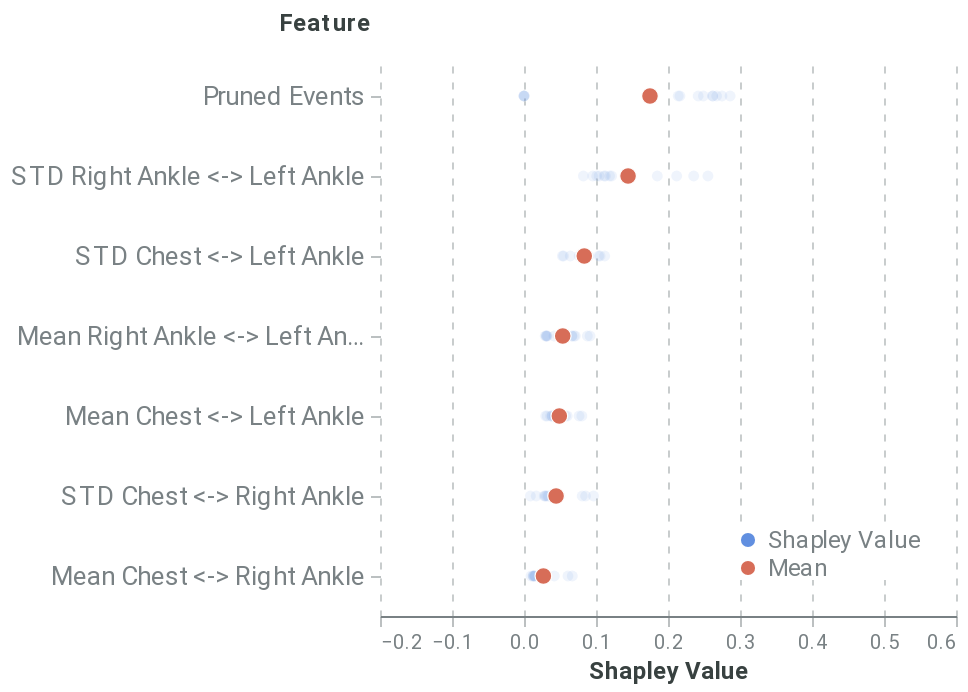

Source (notebook cell):
### Markdown cell above
##### Global feature-level

### Code cell
feature_dict = {'path': 'outputs/feature_all_tf.csv', 'rs': 42, 'nsamples': 32000, 'feature_names': model_features, 'plot_features': plot_feats, }
feat_data = feat_explain_all(f, pos_dataset, sequence_id_feat, average_event, feature_dict, prun_indexes, model_features, time_feat)
feat_global_plot = plot_global_feat(feat_data, **feature_dict)
feat_global_plot

### Figure 1 — Vega-Lite specification as saved in the notebook (floating-point values rounded to 4 significant figures)
{"config": {"axis": {"domain": true, "domainColor": "#798184", "grid": false, "gridColor": "#798184", "gridOpacity": 0.5, "gridDash": [3, 5], "gridWidth": 0.8, "gridCap": "round", "labelPadding": 3, "labelFont": "Roboto", "labelColor": "#798184", "tickSize": 5, "tickColor": "#798184", "tickOpacity": 0.5, "titleColor": "#384140", "titleFont": "Roboto", "titleFontSize": 12}, "axisBand": {"domain": true, "ticks": false, "labelPadding": 7}, "axisY": {"domain": false, "titleAlign": "left", "titleAngle": 0, "titleX": -20, "titleY": -10}, "legend": {"labelColor": "#798184", "labelFontSize": 12, "symbolSize": 40, "titleColor": "#384140", "titleFontSize": 12, "titlePadding": 10, "titleFont": "Roboto", "labelFont": "Roboto"}, "line": {"stroke": "#618FE0", "strokeWidth": 2}, "rule": {"stroke": "#798184"}, "path": {"stroke": "#618FE0", "strokeWidth": 0.5}, "rect": {"fill": "#618FE0"}, "point": {"filled": true, "shape": "circle"}, "shape": {"stroke": "#618FE0"}, "bar": {"fill": "#618FE0", "stroke": null}, "text": {"font": "Roboto", "color": "#384140", "fontSize": 12}, "arc": {"stroke": "#fff", "strokeWidth": 1}, "range": {"category": ["#618FE0", "#50D0B0", "#E17560", "#E8B474", "#D889C4", "#34A3BC", "#A583A4"], "ramp": ["#001854", "#002f72", "#04478e", "#1e5fab", "#4477c5", "#6290e1", "#7ea9fd", "#9ec7ff", "#bde4ff"], "heatmap": ["#001854", "#002f72", "#04478e", "#1e5fab", "#4477c5", "#6290e1", "#7ea9fd", "#9ec7ff", "#bde4ff"], "diverging": ["#003b26", "#006b52", "#1aa082", "#55d5b5", "#f5f5f5", "#ffaa92", "#d16f5b", "#9e392c", "#650200"]}, "title": {"anchor": "start", "fontSize": 20, "color": "#384140", "fontWeight": "bold", "offset": 20, "font": "Roboto", "subtitleColor": "#384140", "subtitleFontSize": 16}, "header": {"labelFontSize": 12, "titleFontSize": 16, "labelColor": "#384140", "titleColor": "#384140", "titleFont": "Roboto", "labelFont": "Roboto"}, "group": {"fill": "white"}, "background": "white", "view": {"stroke": "transparent", "continuousHeight": 300, "continuousWidth": 400}}, "data": {"name": "data-ea8dddde33593dd6c78cc3df94bf24d1"}, "mark": {"type": "point", "stroke": "white", "strokeWidth": 0.6}, "encoding": {"color": {"type": "nominal", "field": "type", "legend": {"fillColor": "white", "orient": "bottom-right", "symbolSize": 50, "symbolStrokeWidth": 0, "title": null}, "scale": {"domain": ["Shapley Value", "Mean"], "range": ["#618FE0", "#d76d58"]}}, "opacity": {"condition": {"value": 1.0, "test": "(datum.type === 'Mean')"}, "value": 0.1}, "size": {"condition": {"value": 70, "test": "(datum.type === 'Mean')"}, "value": 30}, "x": {"type": "quantitative", "axis": {"grid": true, "title": "Shapley Value"}, "field": "Shapley Value", "scale": {"domain": [-0.2, 0.6]}}, "y": {"type": "ordinal", "axis": {"labelFontSize": 13, "titleX": -51}, "field": "Feature", "sort": ["Pruned Events", "STD Right Ankle <-> Left Ankle", "STD Chest <-> Left Ankle", "Mean Right Ankle <-> Left Ankle", "Mean Chest <-> Left Ankle", "STD Chest <-> Right Ankle", "Mean Chest <-> Right Ankle"]}}, "height": 280, "width": 288, "$schema": "https://vega.github.io/schema/vega-lite/v4.8.1.json", "datasets": {"data-ea8dddde33593dd6c78cc3df94bf24d1": [{"Shapley Value": 0.03147, "Feature": "Mean Chest <-> Right Ankle", "type": "Shapley Value"}, {"Shapley Value": 0.03401, "Feature": "STD Chest <-> Right Ankle", "type": "Shapley Value"}, {"Shapley Value": 0.08036, "Feature": "Mean Chest <-> Left Ankle", "type": "Shapley Value"}, {"Shapley Value": 0.08745, "Feature": "STD Chest <-> Left Ankle", "type": "Shapley Value"}, {"Shapley Value": 0.08798, "Feature": "Mean Right Ankle <-> Left Ankle", "type": "Shapley Value"}, {"Shapley Value": 0.2555, "Feature": "STD Right Ankle <-> Left Ankle", "type": "Shapley Value"}, {"Shapley Value": -2.838e-10, "Feature": "Pruned Events", "type": "Shapley Value"}, {"Shapley Value": 0.01332, "Feature": "Mean Chest <-> Right Ankle", "type": "Shapley Value"}, {"Shapley Value": 0.01699, "Feature": "STD Chest <-> Right Ankle", "type": "Shapley Value"}, {"Shapley Value": 0.05761, "Feature": "Mean Chest <-> Left Ankle", "type": "Shapley Value"}, {"Shapley Value": 0.09028, "Feature": "STD Chest <-> Left Ankle", "type": "Shapley Value"}, {"Shapley Value": 0.0713, "Feature": "Mean Right Ankle <-> Left Ankle", "type": "Shapley Value"}, {"Shapley Value": 0.113, "Feature": "STD Right Ankle <-> Left Ankle", "type": "Shapley Value"}, {"Shapley Value": 0.2142, "Feature": "Pruned Events", "type": "Shapley Value"}, {"Shapley Value": 0.009773, "Feature": "Mean Chest <-> Right Ankle", "type": "Shapley Value"}, {"Shapley Value": 0.008913, "Feature": "STD Chest <-> Right Ankle", "type": "Shapley Value"}, {"Shapley Value": 0.05359, "Feature": "Mean Chest <-> Left Ankle", "type": "Shapley Value"}, {"Shapley Value": 0.08408, "Feature": "STD Chest <-> Left Ankle", "type": "Shapley Value"}, {"Shapley Value": 0.06672, "Feature": "Mean Right Ankle <-> Left Ankle", "type": "Shapley Value"}, {"Shapley Value": 0.1044, "Feature": "STD Right Ankle <-> Left Ankle", "type": "Shapley Value"}, {"Shapley Value": 0.2492, "Feature": "Pruned Events", "type": "Shapley Value"}, {"Shapley Value": 0.06706, "Feature": "Mean Chest <-> Right Ankle", "type": "Shapley Value"}, {"Shapley Value": 0.09657, "Feature": "STD Chest <-> Right Ankle", "type": "Shapley Value"}, {"Shapley Value": 0.03696, "Feature": "Mean Chest <-> Left Ankle", "type": "Shapley Value"}, {"Shapley Value": 0.1121, "Feature": "STD Chest <-> Left Ankle", "type": "Shapley Value"}, {"Shapley Value": 0.09163, "Feature": "Mean Right Ankle <-> Left Ankle", "type": "Shapley Value"}, {"Shapley Value": 0.2357, "Feature": "STD Right Ankle <-> Left Ankle", "type": "Shapley Value"}, {"Shapley Value": -8.515e-09, "Feature": "Pruned Events", "type": "Shapley Value"}, {"Shapley Value": 0.02915, "Feature": "Mean Chest <-> Right Ankle", "type": "Shapley Value"}, {"Shapley Value": 0.04968, "Feature": "STD Chest <-> Right Ankle", "type": "Shapley Value"}, {"Shapley Value": 0.03219, "Feature": "Mean Chest <-> Left Ankle", "type": "Shapley Value"}, {"Shapley Value": 0.08599, "Feature": "STD Chest <-> Left Ankle", "type": "Shapley Value"}, {"Shapley Value": 0.06964, "Feature": "Mean Right Ankle <-> Left Ankle", "type": "Shapley Value"}, {"Shapley Value": 0.1112, "Feature": "STD Right Ankle <-> Left Ankle", "type": "Shapley Value"}, {"Shapley Value": 0.2621, "Feature": "Pruned Events", "type": "Shapley Value"}, {"Shapley Value": 0.02692, "Feature": "Mean Chest <-> Right Ankle", "type": "Shapley Value"}, {"Shapley Value": 0.04733, "Feature": "STD Chest <-> Right Ankle", "type": "Shapley Value"}, {"Shapley Value": 0.03006, "Feature": "Mean Chest <-> Left Ankle", "type": "Shapley Value"}, {"Shapley Value": 0.08162, "Feature": "STD Chest <-> Left Ankle", "type": "Shapley Value"}, {"Shapley Value": 0.06674, "Feature": "Mean Right Ankle <-> Left Ankle", "type": "Shapley Value"}, {"Shapley Value": 0.1011, "Feature": "STD Right Ankle <-> Left Ankle", "type": "Shapley Value"}, {"Shapley Value": 0.2863, "Feature": "Pruned Events", "type": "Shapley Value"}, {"Shapley Value": 0.06105, "Feature": "Mean Chest <-> Right Ankle", "type": "Shapley Value"}, {"Shapley Value": 0.08083, "Feature": "STD Chest <-> Right Ankle", "type": "Shapley Value"}, {"Shapley Value": 0.07649, "Feature": "Mean Chest <-> Left Ankle", "type": "Shapley Value"}, {"Shapley Value": 0.1057, "Feature": "STD Chest <-> Left Ankle", "type": "Shapley Value"}, {"Shapley Value": 0.04166, "Feature": "Mean Right Ankle <-> Left Ankle", "type": "Shapley Value"}, {"Shapley Value": 0.1852, "Feature": "STD Right Ankle <-> Left Ankle", "type": "Shapley Value"}, {"Shapley Value": -7.096e-10, "Feature": "Pruned Events", "type": "Shapley Value"}, {"Shapley Value": 0.01478, "Feature": "Mean Chest <-> Right Ankle", "type": "Shapley Value"}, {"Shapley Value": 0.03222, "Feature": "STD Chest <-> Right Ankle", "type": "Shapley Value"}, {"Shapley Value": 0.0478, "Feature": "Mean Chest <-> Left Ankle", "type": "Shapley Value"}, {"Shapley Value": 0.08772, "Feature": "STD Chest <-> Left Ankle", "type": "Shapley Value"}, {"Shapley Value": 0.03108, "Feature": "Mean Right Ankle <-> Left Ankle", "type": "Shapley Value"}, {"Shapley Value": 0.09542, "Feature": "STD Right Ankle <-> Left Ankle", "type": "Shapley Value"}, {"Shapley Value": 0.2419, "Feature": "Pruned Events", "type": "Shapley Value"}, {"Shapley Value": 0.01499, "Feature": "Mean Chest <-> Right Ankle", "type": "Shapley Value"}, {"Shapley Value": 0.028, "Feature": "STD Chest <-> Right Ankle", "type": "Shapley Value"}, {"Shapley Value": 0.0443, "Feature": "Mean Chest <-> Left Ankle", "type": "Shapley Value"}, {"Shapley Value": 0.07667, "Feature": "STD Chest <-> Left Ankle", "type": "Shapley Value"}, {"Shapley Value": 0.02946, "Feature": "Mean Right Ankle <-> Left Ankle", "type": "Shapley Value"}, {"Shapley Value": 0.08252, "Feature": "STD Right Ankle <-> Left Ankle", "type": "Shapley Value"}, {"Shapley Value": 0.275, "Feature": "Pruned Events", "type": "Shapley Value"}, {"Shapley Value": 0.04206, "Feature": "Mean Chest <-> Right Ankle", "type": "Shapley Value"}, {"Shapley Value": 0.0855, "Feature": "STD Chest <-> Right Ankle", "type": "Shapley Value"}, {"Shapley Value": 0.06003, "Feature": "Mean Chest <-> Left Ankle", "type": "Shapley Value"}, {"Shapley Value": 0.1038, "Feature": "STD Chest <-> Left Ankle", "type": "Shapley Value"}, {"Shapley Value": 0.04799, "Feature": "Mean Right Ankle <-> Left Ankle", "type": "Shapley Value"}, {"Shapley Value": 0.212, "Feature": "STD Right Ankle <-> Left Ankle", "type": "Shapley Value"}, {"Shapley Value": -4.257e-10, "Feature": "Pruned Events", "type": "Shapley Value"}, {"Shapley Value": 0.01448, "Feature": "Mean Chest <-> Right Ankle", "type": "Shapley Value"}, {"Shapley Value": 0.0397, "Feature": "STD Chest <-> Right Ankle", "type": "Shapley Value"}, {"Shapley Value": 0.04143, "Feature": "Mean Chest <-> Left Ankle", "type": "Shapley Value"}, {"Shapley Value": 0.06434, "Feature": "STD Chest <-> Left Ankle", "type": "Shapley Value"}, {"Shapley Value": 0.03257, "Feature": "Mean Right Ankle <-> Left Ankle", "type": "Shapley Value"}, {"Shapley Value": 0.1424, "Feature": "STD Right Ankle <-> Left Ankle", "type": "Shapley Value"}, {"Shapley Value": 0.2165, "Feature": "Pruned Events", "type": "Shapley Value"}, {"Shapley Value": 0.01253, "Feature": "Mean Chest <-> Right Ankle", "type": "Shapley Value"}, {"Shapley Value": 0.0302, "Feature": "STD Chest <-> Right Ankle", "type": "Shapley Value"}, {"Shapley Value": 0.03869, "Feature": "Mean Chest <-> Left Ankle", "type": "Shapley Value"}, {"Shapley Value": 0.05505, "Feature": "STD Chest <-> Left Ankle", "type": "Shapley Value"}, {"Shapley Value": 0.03133, "Feature": "Mean Right Ankle <-> Left Ankle", "type": "Shapley Value"}, {"Shapley Value": 0.1217, "Feature": "STD Right Ankle <-> Left Ankle", "type": "Shapley Value"}, {"Shapley Value": 0.262, "Feature": "Pruned Events", "type": "Shapley Value"}, {"Shapley Value": 0.01271, "Feature": "Mean Chest <-> Right Ankle", "type": "Shapley Value"}, {"Shapley Value": 0.02933, "Feature": "STD Chest <-> Right Ankle", "type": "Shapley Value"}, {"Shapley Value": 0.03857, "Feature": "Mean Chest <-> Left Ankle", "type": "Shapley Value"}, {"Shapley Value": 0.05336, "Feature": "STD Chest <-> Left Ankle", "type": "Shapley Value"}, {"Shapley Value": 0.03102, "Feature": "Mean Right Ankle <-> Left Ankle", "type": "Shapley Value"}, {"Shapley Value": 0.119, "Feature": "STD Right Ankle <-> Left Ankle", "type": "Shapley Value"}, {"Shapley Value": 0.2675, "Feature": "Pruned Events", "type": "Shapley Value"}, {"Shapley Value": 0.175, "Feature": "Pruned Events", "type": "Mean"}, {"Shapley Value": 0.02695, "Feature": "Mean Chest <-> Right Ankle", "type": "Mean"}, {"Shapley Value": 0.04908, "Feature": "Mean Chest <-> Left Ankle", "type": "Mean"}, {"Shapley Value": 0.05378, "Feature": "Mean Right Ankle <-> Left Ankle", "type": "Mean"}, {"Shapley Value": 0.04456, "Feature": "STD Chest <-> Right Ankle", "type": "Mean"}, {"Shapley Value": 0.08371, "Feature": "STD Chest <-> Left Ankle", "type": "Mean"}, {"Shapley Value": 0.1445, "Feature": "STD Right Ankle <-> Left Ankle", "type": "Mean"}]}}
